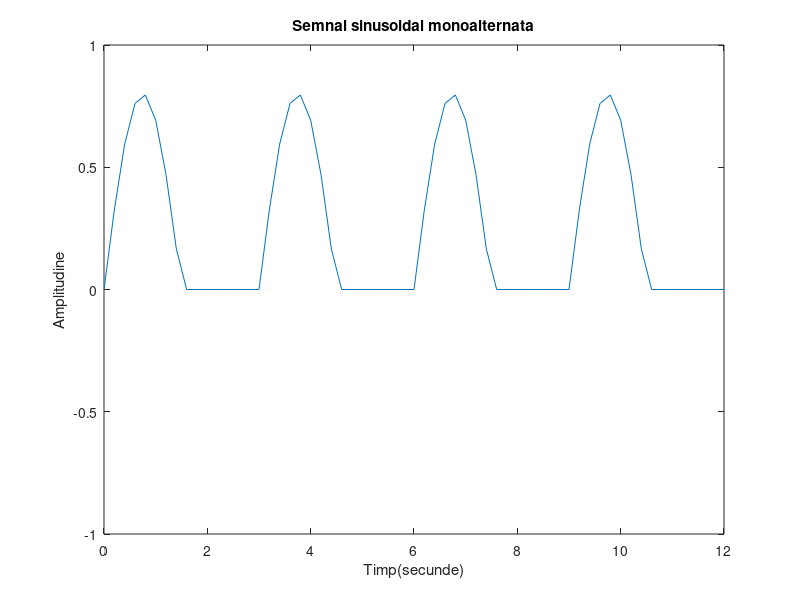

MATLAB code for this plot:
t=0:0.2:12;
%200ms
y=sin(2*pi*1/3*t);
x=abs(y);
%Folosim functia abs pentru a obtine valoarea absoluta a lui y
z=0.8*((x+y)/2);
%->Vom folosi functia plot pentru a genera grafice cu parametrii t si z
plot(t,z);
%->Folosim functia axis pentru a delimita spectrele de valori ale graficului generat de plot pentru a se incadra corespunzator in parametri
axis([0 12 -1 1])
%->Acum graficul se va intinde de la 0 la 12 pe Ox si de a -1 la 1 pe Oy
%Am denumit axa Ox
xlabel('Timp(secunde)')
%Am denumit axa Oy
ylabel('Amplitudine')
title('Semnal sinusoidal monoalternata')
